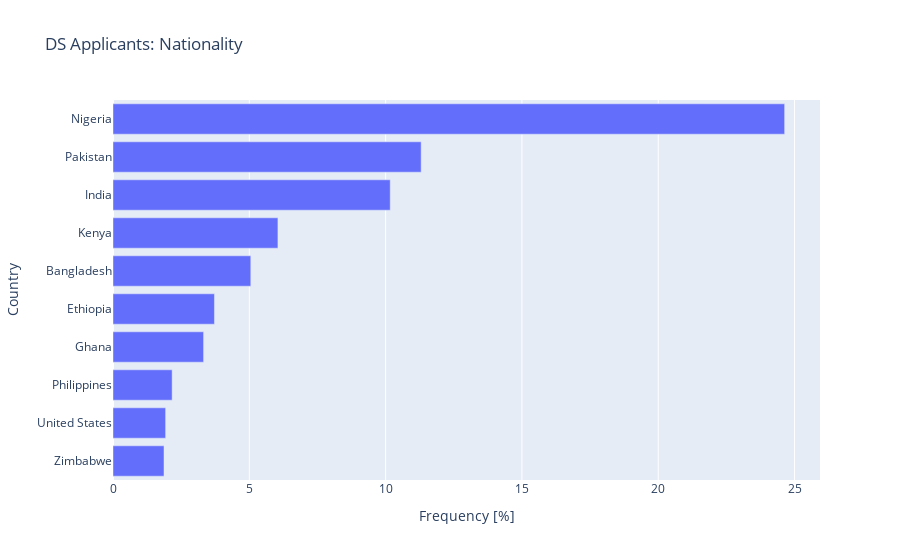

The code cell stored with this chart in its notebook:
### Code cell
# Create horizontal bar chart
fig = px.bar(data_frame=df_nationality.tail(10), 
            x = "count_pct",
            y = "country_name",
            orientation="h",
            title="DS Applicants: Nationality")
# Set axis labels
fig.update_layout(xaxis_title="Frequency [%]", yaxis_title="Country")
fig.show()

### Figure 1 — Plotly figure (JSON) as saved in the notebook; plotly's stock layout.template omitted (floating-point values rounded to 4 significant figures)
{"data": [{"alignmentgroup": "True", "hovertemplate": "count_pct=%{x}<br>country_name=%{y}<extra></extra>", "legendgroup": "", "marker": {"color": "#636efa", "pattern": {"shape": ""}}, "name": "", "offsetgroup": "", "orientation": "h", "showlegend": false, "textposition": "auto", "type": "bar", "x": [1.871, 1.93, 2.169, 3.323, 3.721, 5.055, 6.05, 10.17, 11.3, 24.64], "xaxis": "x", "y": ["Zimbabwe", "United States", "Philippines", "Ghana", "Ethiopia", "Bangladesh", "Kenya", "India", "Pakistan", "Nigeria"], "yaxis": "y"}], "layout": {"barmode": "relative", "legend": {"tracegroupgap": 0}, "title": {"text": "DS Applicants: Nationality"}, "xaxis": {"anchor": "y", "domain": [0, 1], "title": {"text": "Frequency [%]"}}, "yaxis": {"anchor": "x", "domain": [0, 1], "title": {"text": "Country"}}}}
